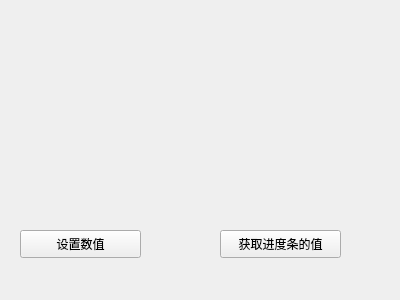
<?xml version="1.0" encoding="UTF-8"?>
<ui version="4.0">
 <class>Widget</class>
 <widget class="QWidget" name="Widget">
  <property name="geometry">
   <rect>
    <x>0</x>
    <y>0</y>
    <width>400</width>
    <height>300</height>
   </rect>
  </property>
  <property name="windowTitle">
   <string>Widget</string>
  </property>
  <widget class="MyWidget" name="widget" native="true">
   <property name="geometry">
    <rect>
     <x>10</x>
     <y>10</y>
     <width>381</width>
     <height>111</height>
    </rect>
   </property>
  </widget>
  <widget class="QPushButton" name="pushButton">
   <property name="geometry">
    <rect>
     <x>20</x>
     <y>230</y>
     <width>121</width>
     <height>28</height>
    </rect>
   </property>
   <property name="text">
    <string>设置数值</string>
   </property>
  </widget>
  <widget class="QPushButton" name="pushButton_2">
   <property name="geometry">
    <rect>
     <x>220</x>
     <y>230</y>
     <width>121</width>
     <height>28</height>
    </rect>
   </property>
   <property name="text">
    <string>获取进度条的值</string>
   </property>
  </widget>
 </widget>
 <layoutdefault spacing="6" margin="11"/>
 <customwidgets>
  <customwidget>
   <class>MyWidget</class>
   <extends>QWidget</extends>
   <header location="global">mywidget.h</header>
   <container>1</container>
  </customwidget>
 </customwidgets>
 <resources/>
 <connections/>
</ui>
